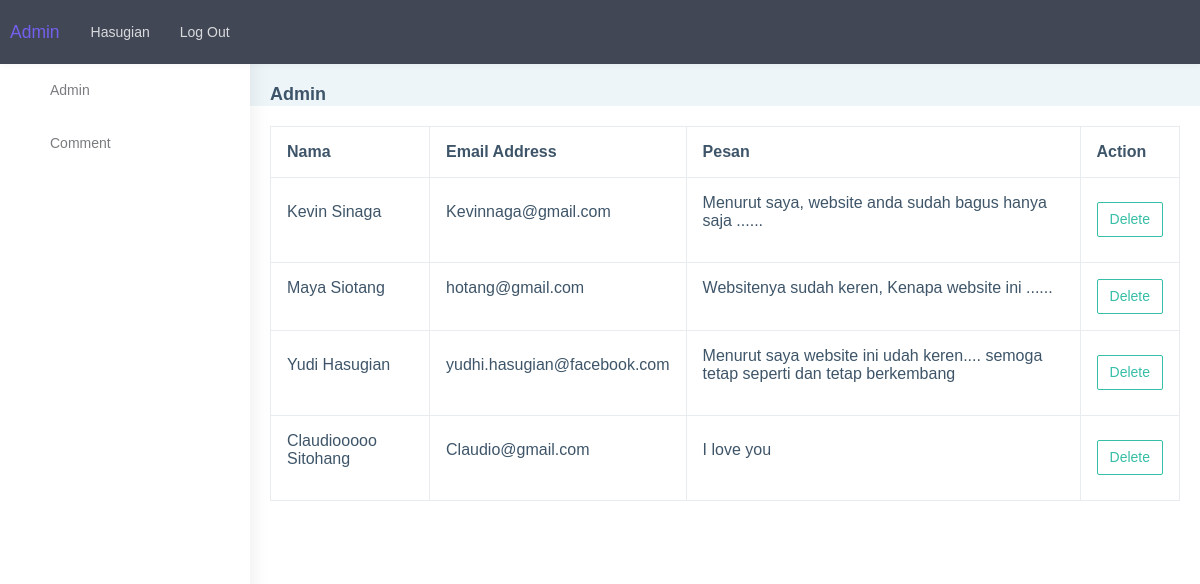
/admin/message.php (signed in), run on the app's committed database.
### tables this page shows
CREATE TABLE `comment` (
  `id` int(255) NOT NULL,
  `nama` varchar(255) NOT NULL,
  `email` varchar(255) NOT NULL,
  `comen` varchar(255) NOT NULL
);

### admin/message.php (the view, shortened to what this page needs)
<?php
include '../db/connection.php';
$messages = mysqli_query($connection,"SELECT * FROM comment");
$users = mysqli_query($connection,"SELECT * FROM admin");
$admin = mysqli_fetch_assoc($users);
?>
<html lang="en">
<head>
    <link href="../assets2/css/style.min.css" rel="stylesheet">
</head>
<body>
    <div id="main-wrapper" data-layout="vertical" data-navbarbg="skin5" data-sidebartype="full"
        data-sidebar-position="absolute" data-header-position="absolute" data-boxed-layout="full">
        <header class="topbar" data-navbarbg="skin5">
            <nav class="navbar top-navbar navbar-expand-md navbar-dark">
            <div class="container">
                <a class="navbar-brand" href="#"><span class="text-primary">Admin</span></a>
                <div class="collapse navbar-collapse" id="navbarSupport">
                <ul class="navbar-nav ml-auto">
                    <li class="nav-item">
                    <span class="nav-link"><?= $admin['nama']?></span>
                    </li>
                    <li class="nav-item">
                    <a class="nav-link" href="logout.php">Log Out</a>
                    </li>
                </ul>
                </div>
            </div>
            </nav>
        </header>
        <aside class="left-sidebar" data-sidebarbg="skin6">
            <div class="scroll-sidebar">
                <nav class="sidebar-nav">
                    <ul id="sidebarnav">
                        <li class="sidebar-item">
                            <a class="sidebar-link waves-effect waves-dark sidebar-link"
                                href="./index.php" aria-expanded="false">
                                <i class="mdi mdi-view-dashboard"></i><span class="hide-menu">Admin</span></a></li>
                        <li class="sidebar-item">
                            <a class="sidebar-link waves-effect waves-dark sidebar-link"
                                href="./message.php" aria-expanded="false">
                                <i class="mdi mdi-account-network"></i><span class="hide-menu">Comment</span></a>
                        </li>
                    </ul>
                </nav>
            </div>
        </aside>
        <div class="page-wrapper">
            <div class="page-breadcrumb">
                <div class="row align-items-center">
                    <div class="col-5">
                        <h4 class="page-title">Admin</h4>
                    </div>
                </div>
            </div>
            <div class="col-lg-12 col-md-7">
                    <div class="card">
                    <div class="card-body">
                    <div class="row">
                        <div class="col-md-12">
                            <div class="table-responsive">
                                <table class="table table-bordered">
                                    <thead class="thead-dark">
                                        <tr>
                                            <th>Nama</th>
                                            <th>Email Address</th>
                                            <th>Pesan</th>
                                            <th>Action</th>
                                        </tr>
                                    </thead>
                                    <tbody class="align-middle">
                                    <?php while($message = mysqli_fetch_assoc($messages)) :?>
                                        <tr>
                                            <td>
                                                <p><?= $message['nama']?></p>
                                            </td>
                                            <td>
                                                <p><?= $message['email']?></p>
                                            </td>
                                             <td>
                                                <p><?= $message['comen']?></p>
                                            </td>
                                            <td>
                                            <a href="./commands/delete_pesan.php?id=<?= $message['id']?>"class="btn btn-outline-success">Delete</a>
                                            </td>
                                        </tr>
                                    <?php endwhile; ?>
                                    </tbody>
                                </table>
                             </div>
                             </div>
                            </div>
                            </div>
                        </div>
                    </div>
        </div>
    </div>
</body>
</html>

### data on the page
comment: nama "Kevin Sinaga", email "Kevinnaga@gmail.com", comen "Menurut saya, website anda sudah bagus hanya saja ......"
comment: nama "Maya Siotang", email "hotang@gmail.com", comen "Websitenya sudah keren, Kenapa website ini ......"
comment: nama "Yudi Hasugian", email "yudhi.hasugian@facebook.com", comen "Menurut saya website ini udah keren.... semoga tetap seperti dan tetap berkembang"
comment: nama "Claudiooooo Sitohang", email "Claudio@gmail.com", comen "I love you"

### other printed values
$admin['nama'] "Hasugian"
